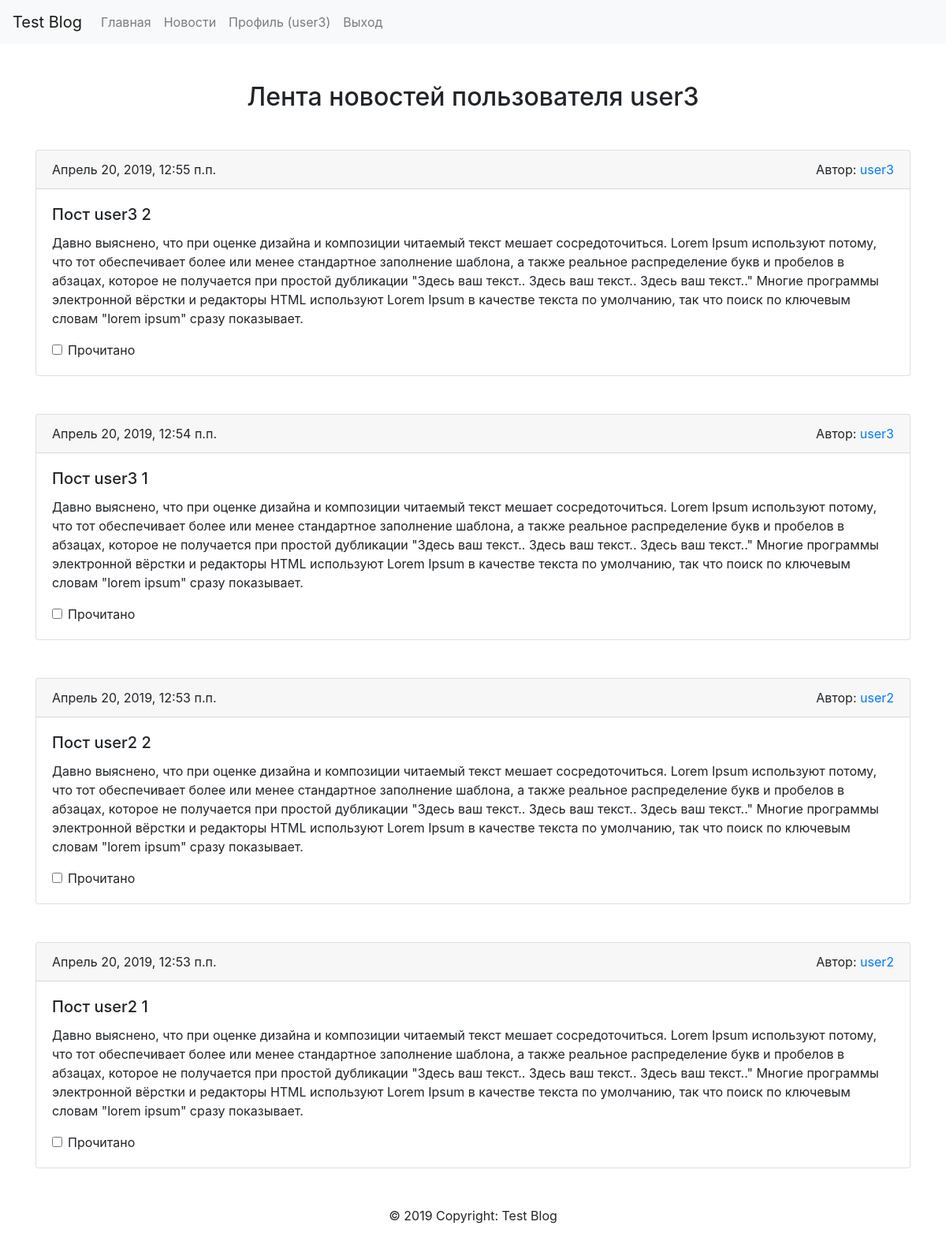
/news/admin/ (signed in), run on the app's committed database.
### posts/models.py (models this page shows, shortened)
class Post(models.Model):
    author = models.ForeignKey(User, on_delete=models.CASCADE, verbose_name='Автор')
    title = models.CharField(max_length=250, verbose_name='Заголовок')
    text = models.TextField(verbose_name='Текст')
    created = models.DateTimeField(auto_now_add=True, verbose_name='Дата и время создания')
    class Meta:
        verbose_name = 'Пост'
        verbose_name_plural = 'Посты'
        ordering = ['-created']

### profiles/views.py (the view)
# urls.py: path('news/<username>/', login_required(views.NewsView.as_view()), name='news'),
class NewsView(View):
    def get(self, request, username):
        some_user = get_object_or_404(User, username=username)
        contacts = Contact.objects.filter(user_from=some_user)
        followed_users = [item.user_to for item in contacts]
        posts = Post.objects.filter(author__in=followed_users)
        user = request.user
        read_posts = PostRead.objects.filter(who_read=user)
        read_posts = [item.post for item in read_posts]
        context = {
            'some_user': some_user,
            'posts': posts,
            'read_posts': read_posts,
        }
        return render(request, 'profiles/news.html', context)

### templates/profiles/news.html (shortened to what this page needs)
{% extends 'base.html' %}
{% block content %}
    <div class="container">
        <h2 class="text-center mt-5">Лента новостей пользователя {{ user.username }}</h2>
        {% for post in posts %}
            <div class="card mt-5">
                <div class="card-header justify-content-between d-flex">
                    {{ post.created }}
                    <div>Автор:<a href="{% url 'profile' post.author.username %}"> {{ post.author }}</a></div>
                </div>
                <div class="card-body">
                    <h5 class="card-title">{{ post.title }}</h5>
                    <p class="card-text">{{ post.text }}</p>
                    <form class="form-check mt-2 read" action="{% url 'read'%}" method="POST">
                        {% if post in read_posts %}
                            <input name="read" value="1" class="form-check-input" data-id="{{ post.id }}" type="checkbox" checked> Прочитано
                        {% else %}
                            <input name="read" value="0" class="form-check-input" data-id="{{ post.id }}" type="checkbox"> Прочитано
                        {% endif %}
                    </form>
                </div>
            </div>
        {% endfor %}
    </div>
{% endblock content %}

### templates/header.html (shortened to what this page needs)
<nav class="navbar navbar-expand-lg navbar-light bg-light">
    <a class="navbar-brand" href="{% url 'index' %}">Test Blog</a>
    <div class="collapse navbar-collapse" id="navbarNav">
        <ul class="navbar-nav">
            <li class="nav-item">
                <a class="nav-link" href="{% url 'index' %}">Главная <span class="sr-only">(текущая)</span></a>
            </li>
            {% if user.is_authenticated %}
                <li class="nav-item">
                    <a class="nav-link" href="{% url 'news' user.username %}">Новости</a>
                </li>
                <li class="nav-item">
                    <a class="nav-link" href="{% url 'profile' user.username %}">Профиль ({{ user.username }})</a>
                </li>
                <li class="nav-item">
                    <a class="nav-link" href="{% url 'logout' %}">Выход</a>
                </li>
            {% else %}
                <li class="nav-item">
                    <a class="nav-link" href="{% url 'login' %}">Вход</a>
                </li>
            {% endif %}
        </ul>
    </div>
</nav>

### data on the page
Post: created "Апрель 20, 2019, 12:55 п.п.", author "user3", title "Пост user3 2", text "Давно выяснено, что при оценке дизайна и композиции читаемый текст мешает сосредоточиться. Lorem Ipsum используют потому, что тот обеспечивает более или менее стандартное заполнение шаблона, а также реальное распределение букв и пробелов в абзацах, которое не получается при простой дубликации \"Здесь ваш текст.. Здесь ваш текст.. Здесь ваш текст..\" Многие программы электронной вёрстки и редакторы HTML используют Lorem Ipsum в качестве текста по умолчанию, так что поиск по ключевым словам \"lorem ipsum\" сразу показывает."
Post: created "Апрель 20, 2019, 12:54 п.п.", author "user3", title "Пост user3 1", text "Давно выяснено, что при оценке дизайна и композиции читаемый текст мешает сосредоточиться. Lorem Ipsum используют потому, что тот обеспечивает более или менее стандартное заполнение шаблона, а также реальное распределение букв и пробелов в абзацах, которое не получается при простой дубликации \"Здесь ваш текст.. Здесь ваш текст.. Здесь ваш текст..\" Многие программы электронной вёрстки и редакторы HTML используют Lorem Ipsum в качестве текста по умолчанию, так что поиск по ключевым словам \"lorem ipsum\" сразу показывает."
Post: created "Апрель 20, 2019, 12:53 п.п.", author "user2", title "Пост user2 2", text "Давно выяснено, что при оценке дизайна и композиции читаемый текст мешает сосредоточиться. Lorem Ipsum используют потому, что тот обеспечивает более или менее стандартное заполнение шаблона, а также реальное распределение букв и пробелов в абзацах, которое не получается при простой дубликации \"Здесь ваш текст.. Здесь ваш текст.. Здесь ваш текст..\" Многие программы электронной вёрстки и редакторы HTML используют Lorem Ipsum в качестве текста по умолчанию, так что поиск по ключевым словам \"lorem ipsum\" сразу показывает."
Post: created "Апрель 20, 2019, 12:53 п.п.", author "user2", title "Пост user2 1", text "Давно выяснено, что при оценке дизайна и композиции читаемый текст мешает сосредоточиться. Lorem Ipsum используют потому, что тот обеспечивает более или менее стандартное заполнение шаблона, а также реальное распределение букв и пробелов в абзацах, которое не получается при простой дубликации \"Здесь ваш текст.. Здесь ваш текст.. Здесь ваш текст..\" Многие программы электронной вёрстки и редакторы HTML используют Lorem Ipsum в качестве текста по умолчанию, так что поиск по ключевым словам \"lorem ipsum\" сразу показывает."

### other printed values
{{ user.username }} "user3"
